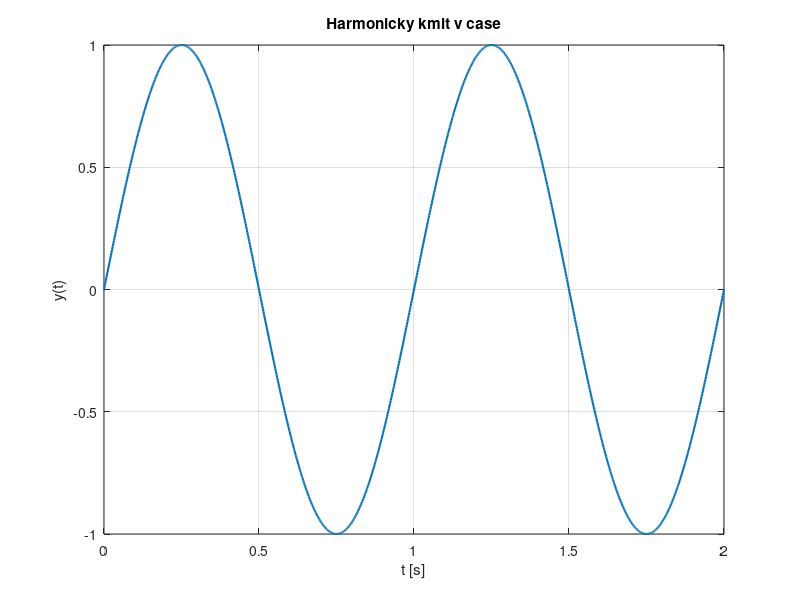
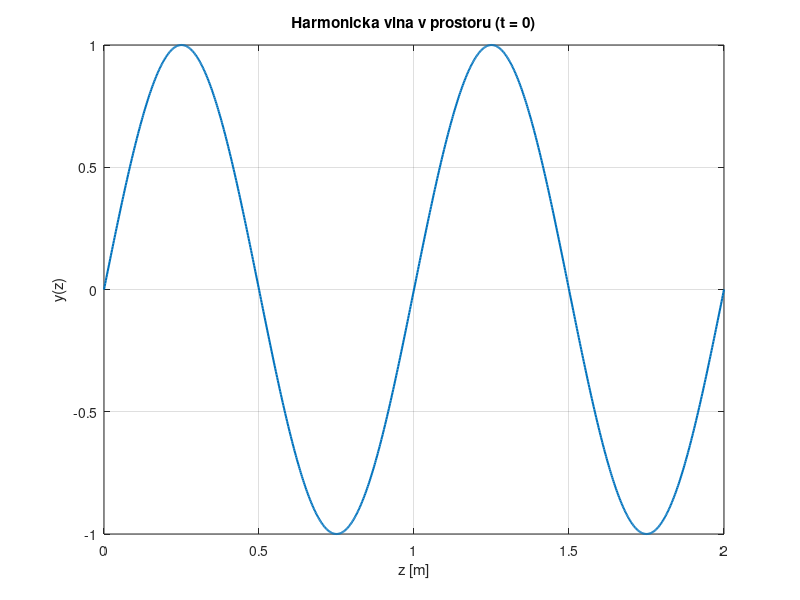
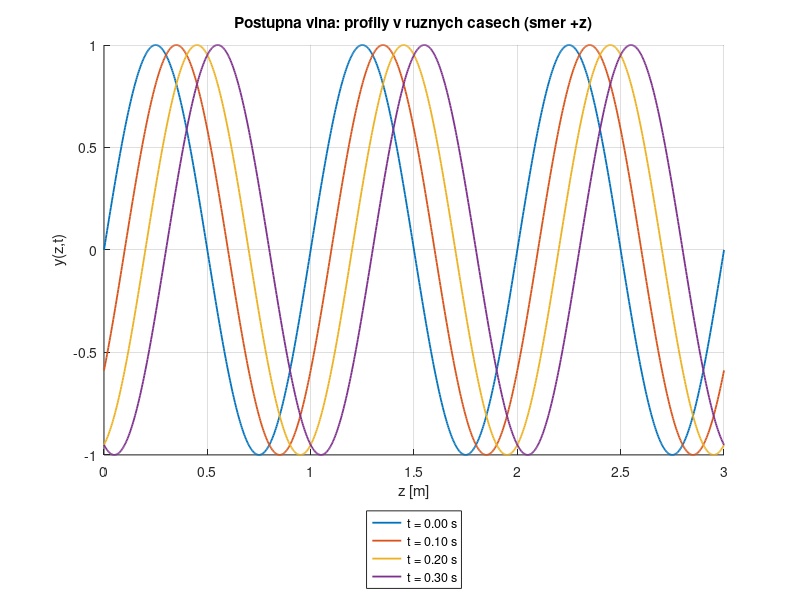

MATLAB code for these plots, in order:
%% Vlna v konkretnim bode (z = 0)
A = 1;          % amplituda
f = 1;          % frekvence [Hz]
omega = 2*pi*f; % uhlova frekvence [rad/s]
T = 1/f;        % perioda [s]
phi = 0;        % počáteční fáze [rad]

% Casova osa: 0..2T, jemne vzorkovani
t = linspace(0, 2, 1000);

% Casovy prubeh v bodu z=0
y = A * sin(omega * t + phi);

figure;
plot(t, y, 'LineWidth', 1.5); grid on;
xlabel('t [s]'); ylabel('y(t)');
title('Harmonicky kmit v case');


%% Vlna v prostoru (t = 0)
A = 1;            % amplituda          [-]
lambda = 1;     % vlnova delka       [m]
k = 2*pi/lambda;  % vlnove cislo       [rad/m]
phi = 0;         % pocatecni faze     [rad]

% Prostorova osa: 0..2*lambda, jemne vzorkovani
z = linspace(0, 2, 1000);

% Prostorovy prubeh v case t = 0
y = A * sin(k * z + phi);

figure;
plot(z, y, 'LineWidth', 1.5); grid on;
xlabel('z [m]'); ylabel('y(z)');
title('Harmonicka vlna v prostoru (t = 0)');

%% Postupna harmonicka vlna y(z,t) = A*sin(k*z - omega*t + phi)
A = 1;              % amplituda
lambda = 1.0;       % vlnova delka [m]
k = 2*pi/lambda;    % vlnove cislo [rad/m]
f = 1.0;            % frekvence [Hz]
omega = 2*pi*f;     % uhlova frekvence [rad/s]
phi = 0;           % pocatecni faze [rad]

% Prostor a cas pro "snapshoty"
z = linspace(0, 3, 1000);
t_list = [0, 0.10, 0.20, 0.30];    % casy v sekundach (zmente a sledujte posun)

figure; hold on; grid on
for t = t_list
    y = A * sin(k*z - omega*t + phi);
    plot(z, y, 'LineWidth', 1.3);
end
xlabel('z [m]'); ylabel('y(z,t)');
title('Postupna vlna: profily v ruznych casech (smer +z)');
legend(arrayfun(@(tt) sprintf('t = %.2f s', tt), t_list, 'UniformOutput', false), ...
       'Location', 'southoutside');
hold off


